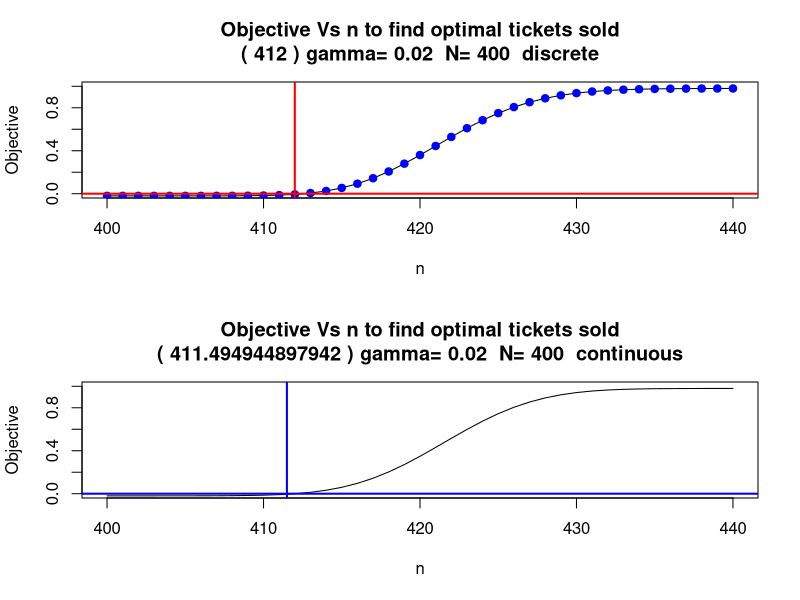

Recreate this plot in R.
#' Project 1: Flight Overbooking Problem
#'
#' @param N number of seats on the flight
#' @param gamma probability a plane will be truly overbooked
#' @param p probability of a "show"
#'
#' @returns a list with N, gamma, p, the discrete ticket count, and the continuous ticket count
#' @export
#'
#' @examples
#' \dontrun{ntickets(N=400, gamma=0.02, p=0.95)}
ntickets=function(N=400, gamma=0.02, p=0.95) {
  # goal: find good number of tickets to sell (n) to profitmaxx; approximated using discrete and continuous distributions
  
  # choosing bounds (gross)
  variance <- ceiling(N*p*(1-p))
  upperBound <- N+2*variance
  
  # ---------- discrete distribution calculation ----------
  nd <- qbinom(1-gamma,N:upperBound,p)
  
  for (n in nd) { # find the thingy thing
    if (N == qbinom(1-gamma, n, p)) {
      nd=n
      break
    }
  }
  
  # ---------- normal distribution calculation ----------
  root <- function(n){
    return(qnorm(1-gamma, n*p, sqrt((n*p)*(1-p))) - N)
  }
  nc <- uniroot(root, lower = N, upper = upperBound)$root
  
  # ---------- named list ----------
  result <- list(
    nd = nd,
    nc = nc,
    N = N,
    p = p,
    gamma = gamma
  )
  
  n_vals <- seq(N, upperBound)
  
  # ---------- discrete objective function ----------
  obj_discrete <- 1-gamma-pbinom(N, n_vals, p)
  
  # ---------- continuous objective function ----------
  obj_continuous <- 1-gamma-pnorm(N+0.5, mean = n_vals*p, sd = sqrt(n_vals*p*(1-p)))

  par(mfrow = c(2, 1))
  
  # ---------- discrete plot ----------
  plot(n_vals, 
       obj_discrete, 
       type="l", 
       col="black", 
       pch=19, 
       ylim=c(0,1),
       xlab="n", 
       ylab="Objective", 
       main=paste("Objective Vs n to find optimal tickets sold\n(", nd, ") gamma=", gamma, " N=", N, " discrete")
       )
  points(n_vals, obj_discrete, col="blue", pch=19)
  abline(v = nd, col="red", lwd=2)
  abline(h=0, col="red", lwd=2)
  
  # ---------- continuous plot ----------
  plot(n_vals, 
       obj_continuous, 
       type="l", 
       col="black", 
       ylim=c(0,1),
       xlab="n", 
       ylab="Objective", main=paste("Objective Vs n to find optimal tickets sold\n(", nc, ") gamma=", gamma, " N=", N, " continuous")
       )
  abline(v = nc, col="blue", lwd=2)
  abline(h=0, col="blue", lwd=2)
  
  return(result)
  
}

ntickets(N=400, gamma=0.02, p=0.95)
